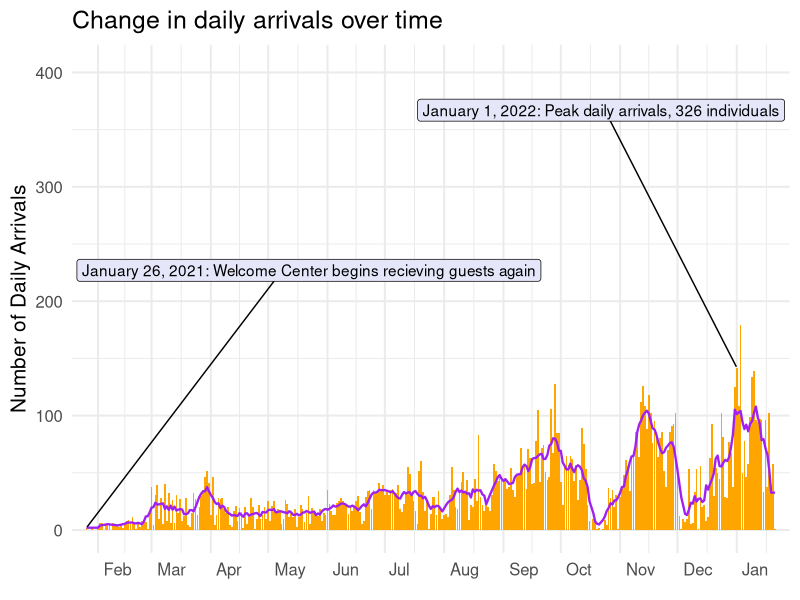
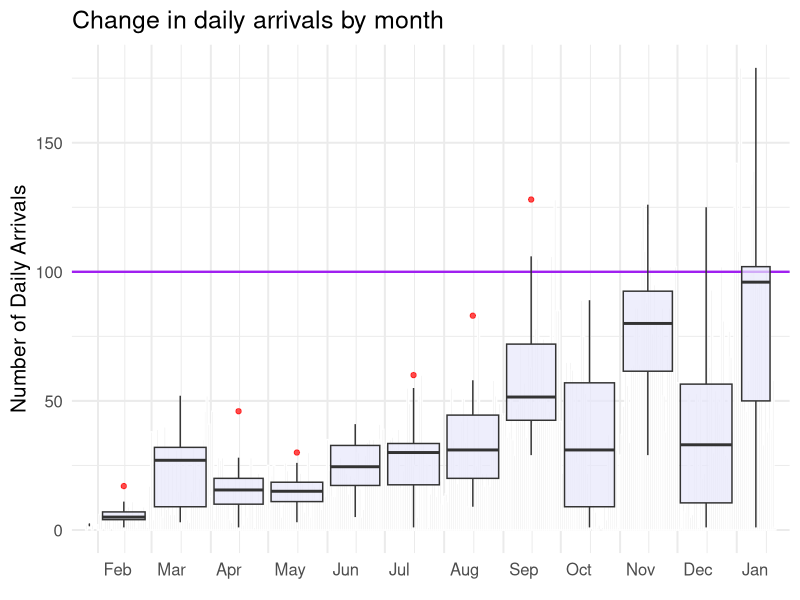
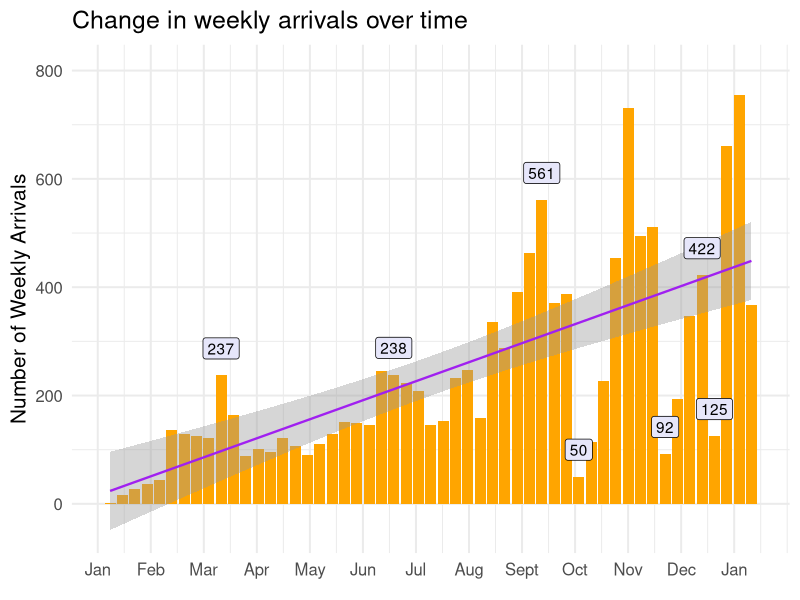
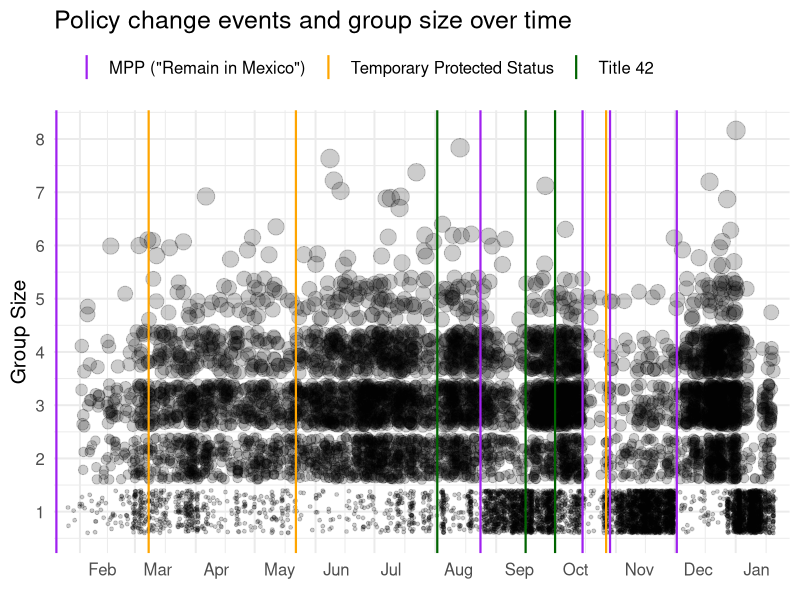
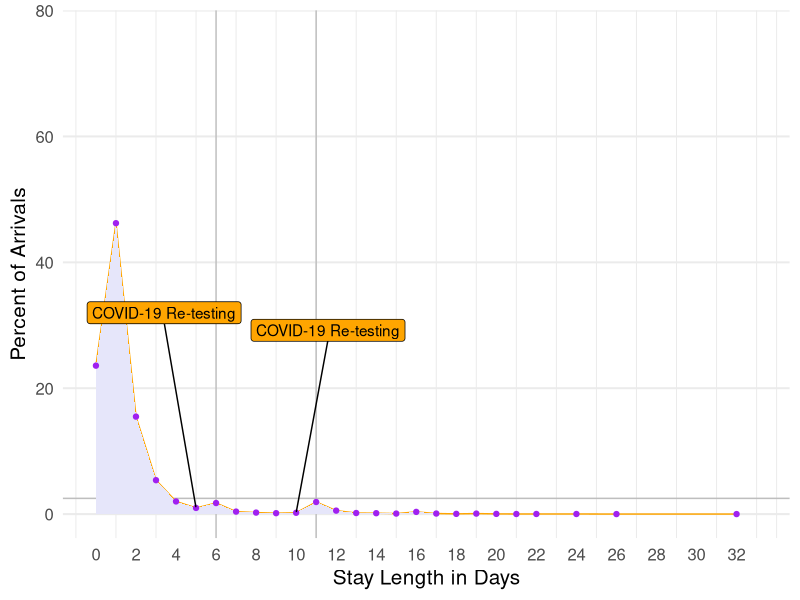
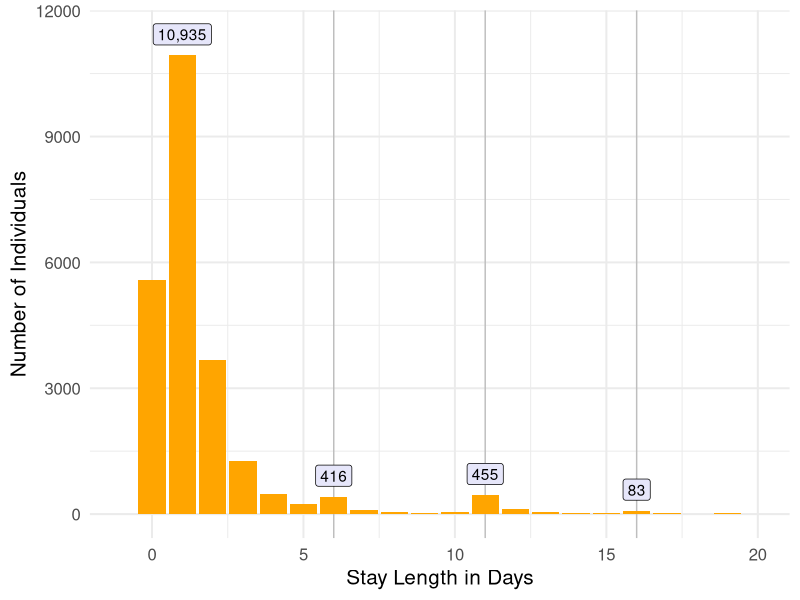
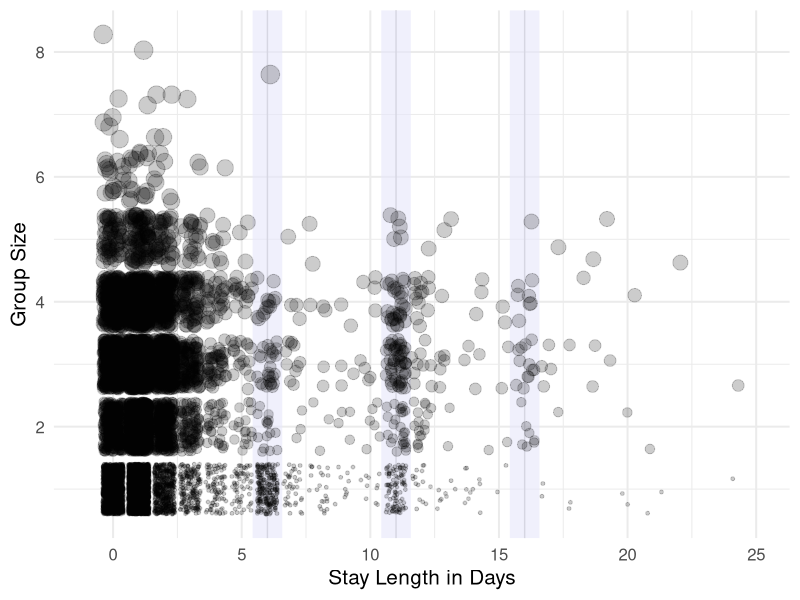
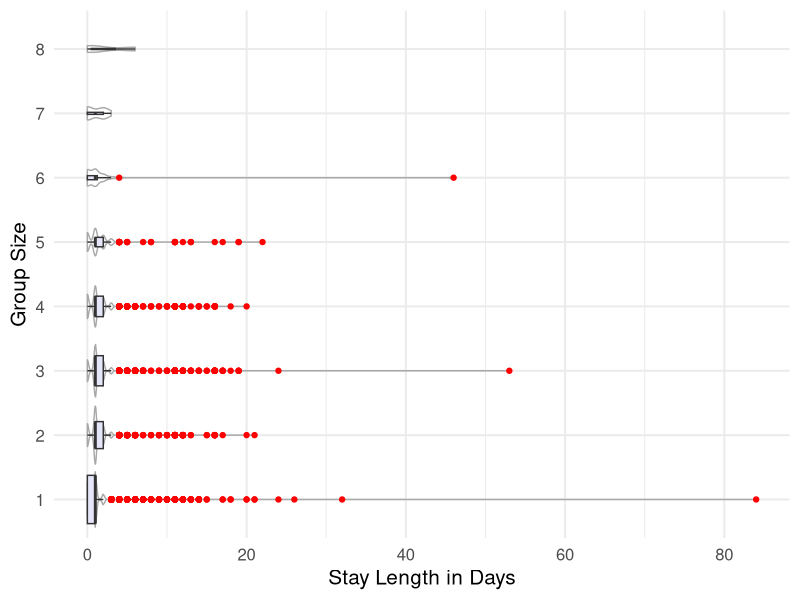

Write the R code that produced these figures, in order.
## ---- chunk 1
library(knitr)
library(ggrepel)
library(ggthemes)
library(scales)
library(tidyverse)
opts_chunk$set(echo = TRUE, message = FALSE, warning = FALSE)
## ---- chunk 2

arrivals_7_day <- read_csv("data/arrival_date_counts_1.20.csv") %>%
  mutate(arrival_month = factor(arrival_month))

arrivals_wkly <- read_csv("data/arrival_week_counts_1.20.csv")

stay_len_perc <- read_csv("data/stay_length_percent_1_20_22.csv")

groups <- read_csv("data/group_all_clean_1_20_22.csv") %>%
  filter(stay_length >= 0) %>%
  select(arrival_date, number_in_party, stay_length)

# get policy events
policy_events <- read_csv("data/migration_policy_events_timeline_2021_selected.csv", skip = 2) %>%
  mutate(date = parse_date(date, format = "%m/%d/%Y"))

#select key policy events
key_policy_events <- policy_events %>%
  filter(category %in% c('MPP ("Remain in Mexico")', 
                         'Title 42', 
                         'Temporary Protected Status')) #, 'Detention'


## ---- chunk 3
# set plot theme
theme_set(theme_minimal(15))

# plot daily total arrivals (bars) and individual seven-day rolling mean (line)
arrivals_7_day %>%
ggplot(aes(x = arrival_date, 
           y = n)) +
  geom_col(fill = 'orange') +
  geom_line(aes(y = seven_avg), 
            color = 'purple', 
            size = .8) +
  geom_label_repel(aes(label = label),
                   nudge_y = 225,
                   na.rm = TRUE,
                   fill = "lavender") +
  theme(axis.text.x = element_text(hjust = -.2)) +
  scale_x_date(date_breaks = "1 month", 
               date_labels = "%b",
               expand = c(.02,-.02)) + 
    labs(title = "Change in daily arrivals over time",
       x = element_blank(), 
       y = "Number of Daily Arrivals")
## ---- chunk 4
# Monthly arrivals boxplot
arrivals_7_day %>% #weekly arrivals by month boxplots
  ggplot(aes(x = arrival_date, 
             y = n)) +
  geom_col(fill = "lightgrey", 
           color="white") +
  geom_hline(yintercept = 100, 
             color = "purple",
             size =.8 ) +
  geom_boxplot(aes(group = arrival_month),
               varwidth = TRUE, 
               outlier.color = "red",
               fill = "lavender",
               alpha = .7) +
  scale_x_date(date_breaks="1 month", 
               date_labels="%b",
               expand = c(.02,-.02)) +
  theme(axis.text.x = element_text(hjust = -.2)) +
  labs(title = "Change in daily arrivals by month", 
       x = element_blank(), 
       y = "Number of Daily Arrivals")
## ---- chunk 5
# weekly arrivals barplot with linear regression
arrivals_wkly %>%
  ggplot(aes(x = week_number, 
             y = n)) +
  geom_bar(stat = "identity", 
           fill = 'orange') +
  geom_smooth(method = "lm", 
              formula = y ~ x, 
              color = 'purple', 
              size=.8) +
  geom_label(aes(label = comma(label)),
             fill = "lavender",
             nudge_y = 50,
             na.rm = TRUE) +
  scale_x_continuous(breaks = seq(3, max(arrivals_wkly$week_number), 4.3),
                     labels=c("Jan", "Feb", "Mar", "Apr", "May", "Jun", "Jul", "Aug", "Sept", "Oct", "Nov", "Dec", "Jan")) +
  labs(title = "Change in weekly arrivals over time",
       x = element_blank(),
       y = "Number of Weekly Arrivals")

## ---- chunk 6
# plot group size trends over time
groups %>% 
  ggplot(aes(x = arrival_date, 
             y = number_in_party)) +
  geom_jitter(aes(size = number_in_party), 
              alpha = .2, na.rm = TRUE, 
              show.legend = FALSE) +
  geom_vline(data = key_policy_events, 
             aes(xintercept = date, 
                 color = category),
             na.rm = TRUE,
             size =.75) +
  theme(axis.text.x = element_text(hjust = -.3),
        legend.position = "top", 
        legend.justification = 0) +
  scale_color_manual(values = c("purple", "orange", "darkgreen")) +
  scale_x_date(date_breaks="1 month", 
               date_labels="%b",
               expand = c(.02,-.02)) +
  scale_y_continuous(breaks=seq(1, 8)) +
  labs(title = "Policy change events and group size over time",
       x = element_blank(), 
       y = "Group Size",
       color = element_blank()) 


## ---- chunk 7
# plot stay length percentages
stay_len_perc %>%
  ggplot(aes(x = stay_length, 
             y = percent)) +
  geom_vline(xintercept = 6, size = .5, color = "grey") +
  geom_vline(xintercept = 11, size = .5, color = "grey") +
  geom_hline(yintercept=2.5, size = .5, color = "grey") +
  geom_line(color = "orange", na.rm = TRUE) +
  geom_area(fill = "lavender")+
  geom_point(color = "purple", group = 1, na.rm = TRUE) +
  geom_label_repel(aes(label = label), 
                   fill = "orange",
                   nudge_y = 30,
                   na.rm = TRUE) + 
  labs(x = "Stay Length in Days", 
       y = "Percent of Arrivals") +
  scale_x_continuous(breaks = seq(0, 33, 2), 
                     limits = c(0,33)) +
  theme(panel.grid.minor.y = element_blank(),
        panel.grid.major.x = element_blank())
## ---- chunk 8
# plot stay length counts
stay_len_perc %>% #filter out mistakes in recording year (negative values)
  ggplot(aes(x = stay_length, y = n)) +
  geom_vline(xintercept = 6, size = .5, color = "grey") +
  geom_vline(xintercept = 11, size = .5, color = "grey") +
  geom_vline(xintercept = 16, size = .5, color = "grey") +
  geom_col(fill = "orange", 
           na.rm = TRUE) +
  geom_label(aes(label = comma(peak)),
             fill = "lavender",
             nudge_y = 500,
             na.rm = TRUE) +
  labs(x = "Stay Length in Days", 
       y = "Number of Individuals") +
  scale_x_continuous(breaks = seq(0, 20, 5), 
                     limits = c(-1, 20))
## ---- chunk 9
# Look at distribution of group sizes for stays from 0-30 days
groups %>% 
  ggplot(aes(x = stay_length, 
             y = number_in_party)) +
  geom_vline(xintercept = 6, size = .5, color = "grey") +
  geom_vline(xintercept = 11, size = .5, color = "grey") +
  geom_vline(xintercept = 16, size = .5, color = "grey") +
  geom_vline(xintercept = 6, size = 10, alpha = .6, color = "lavender") +
  geom_vline(xintercept = 11, size = 10, alpha = .6, color = "lavender") +
  geom_vline(xintercept = 16, size = 10, alpha = .6, color = "lavender") +
  geom_jitter(aes(size = number_in_party), 
              show.legend = FALSE, 
              alpha = .2, na.rm = TRUE) +
  xlim(-1, 25) +   # align x-axis
  labs(y = "Group Size", 
       x = "Stay Length in Days")
## ---- chunk 10
# box plots of stay lengths for various group sizes
groups  %>% 
  ggplot(aes(x = stay_length, 
             y = factor(number_in_party))) +
  geom_violin(aes(group = number_in_party), 
              color = "darkgrey") +
  geom_boxplot(varwidth = TRUE, 
               outlier.color = "red",
               fill = "lavender") + # zoom out to see a few distant outliers
  labs(x = "Stay Length in Days",
       y = "Group Size")
